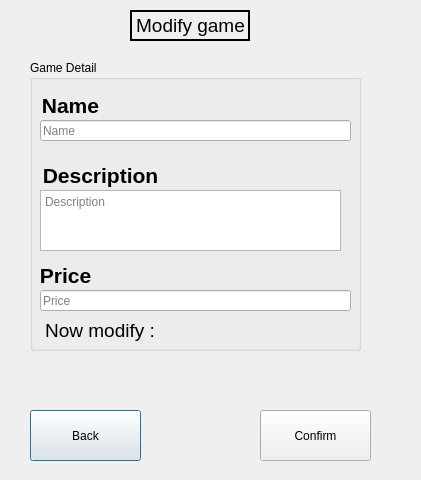
<?xml version="1.0" encoding="UTF-8"?>
<ui version="4.0">
 <class>Dialog</class>
 <widget class="QDialog" name="Dialog">
  <property name="geometry">
   <rect>
    <x>0</x>
    <y>0</y>
    <width>421</width>
    <height>480</height>
   </rect>
  </property>
  <property name="windowTitle">
   <string>Dialog</string>
  </property>
  <widget class="QFrame" name="frame">
   <property name="geometry">
    <rect>
     <x>130</x>
     <y>10</y>
     <width>120</width>
     <height>31</height>
    </rect>
   </property>
   <property name="frameShape">
    <enum>QFrame::WinPanel</enum>
   </property>
   <property name="frameShadow">
    <enum>QFrame::Plain</enum>
   </property>
   <property name="lineWidth">
    <number>1</number>
   </property>
   <property name="midLineWidth">
    <number>0</number>
   </property>
   <widget class="QLabel" name="label_2">
    <property name="geometry">
     <rect>
      <x>0</x>
      <y>0</y>
      <width>121</width>
      <height>31</height>
     </rect>
    </property>
    <property name="font">
     <font>
      <pointsize>14</pointsize>
     </font>
    </property>
    <property name="text">
     <string>Modify game</string>
    </property>
    <property name="textFormat">
     <enum>Qt::AutoText</enum>
    </property>
    <property name="alignment">
     <set>Qt::AlignCenter</set>
    </property>
    <property name="wordWrap">
     <bool>false</bool>
    </property>
   </widget>
  </widget>
  <widget class="QGroupBox" name="Detail">
   <property name="geometry">
    <rect>
     <x>30</x>
     <y>60</y>
     <width>331</width>
     <height>291</height>
    </rect>
   </property>
   <property name="title">
    <string>Game Detail</string>
   </property>
   <widget class="QLabel" name="label_5">
    <property name="geometry">
     <rect>
      <x>10</x>
      <y>190</y>
      <width>51</width>
      <height>51</height>
     </rect>
    </property>
    <property name="font">
     <font>
      <pointsize>16</pointsize>
      <weight>75</weight>
      <bold>true</bold>
     </font>
    </property>
    <property name="text">
     <string>Price</string>
    </property>
    <property name="alignment">
     <set>Qt::AlignCenter</set>
    </property>
    <property name="wordWrap">
     <bool>false</bool>
    </property>
   </widget>
   <widget class="QLabel" name="label_4">
    <property name="geometry">
     <rect>
      <x>10</x>
      <y>90</y>
      <width>121</width>
      <height>51</height>
     </rect>
    </property>
    <property name="font">
     <font>
      <pointsize>16</pointsize>
      <weight>75</weight>
      <bold>true</bold>
     </font>
    </property>
    <property name="text">
     <string>Description</string>
    </property>
    <property name="alignment">
     <set>Qt::AlignCenter</set>
    </property>
    <property name="wordWrap">
     <bool>false</bool>
    </property>
   </widget>
   <widget class="QLabel" name="label_3">
    <property name="geometry">
     <rect>
      <x>10</x>
      <y>20</y>
      <width>61</width>
      <height>51</height>
     </rect>
    </property>
    <property name="font">
     <font>
      <pointsize>16</pointsize>
      <weight>75</weight>
      <bold>true</bold>
     </font>
    </property>
    <property name="text">
     <string>Name</string>
    </property>
    <property name="alignment">
     <set>Qt::AlignCenter</set>
    </property>
    <property name="wordWrap">
     <bool>false</bool>
    </property>
   </widget>
   <widget class="QLineEdit" name="name">
    <property name="geometry">
     <rect>
      <x>10</x>
      <y>60</y>
      <width>311</width>
      <height>21</height>
     </rect>
    </property>
    <property name="placeholderText">
     <string>Name</string>
    </property>
   </widget>
   <widget class="QLineEdit" name="price">
    <property name="geometry">
     <rect>
      <x>10</x>
      <y>230</y>
      <width>311</width>
      <height>21</height>
     </rect>
    </property>
    <property name="placeholderText">
     <string>Price</string>
    </property>
   </widget>
   <widget class="QTextEdit" name="descrip">
    <property name="geometry">
     <rect>
      <x>10</x>
      <y>130</y>
      <width>301</width>
      <height>61</height>
     </rect>
    </property>
    <property name="placeholderText">
     <string>Description</string>
    </property>
   </widget>
   <widget class="QLabel" name="nowgame">
    <property name="geometry">
     <rect>
      <x>0</x>
      <y>250</y>
      <width>140</width>
      <height>40</height>
     </rect>
    </property>
    <property name="font">
     <font>
      <pointsize>14</pointsize>
     </font>
    </property>
    <property name="text">
     <string>Now modify :</string>
    </property>
    <property name="textFormat">
     <enum>Qt::AutoText</enum>
    </property>
    <property name="alignment">
     <set>Qt::AlignCenter</set>
    </property>
    <property name="wordWrap">
     <bool>false</bool>
    </property>
   </widget>
  </widget>
  <widget class="QPushButton" name="backBtn">
   <property name="geometry">
    <rect>
     <x>30</x>
     <y>410</y>
     <width>111</width>
     <height>51</height>
    </rect>
   </property>
   <property name="text">
    <string>Back</string>
   </property>
  </widget>
  <widget class="QPushButton" name="ConfirmBtn">
   <property name="geometry">
    <rect>
     <x>260</x>
     <y>410</y>
     <width>111</width>
     <height>51</height>
    </rect>
   </property>
   <property name="text">
    <string>Confirm</string>
   </property>
  </widget>
 </widget>
 <resources/>
 <connections/>
</ui>
